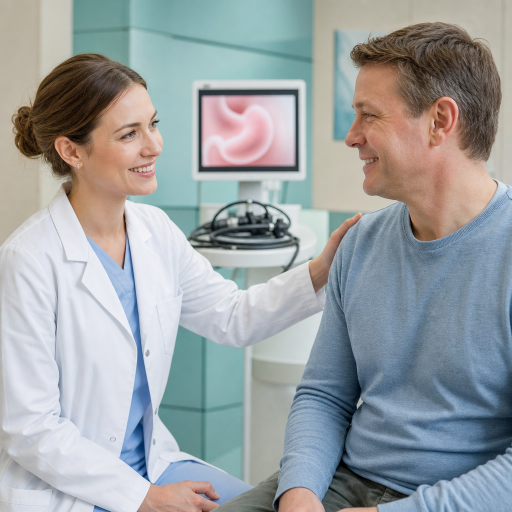
#> input picture image/google_ads/ads_endoscopy_fgds_1x1.png, 1024 x 1024 px (shown at 1/2 size)
$ python -i upload_google_ads_images.py   (imports and definitions only)
#> lines starting #> are read from the running program, lines starting #| are printed output that depends on the picture
### scripts/google_ads_client.py
"""Общий клиент Google Ads API без developer token.

С 09.09.2026 уровень доступа (у нас BASIC) висит на Cloud-проекте
OAuth-клиента, не на токене. Заголовок developer-token больше не шлём:
в первой половине 2027 API его перестанет принимать.
"""

from __future__ import annotations

import os
from pathlib import Path

from dotenv import load_dotenv
from google.ads.googleads.client import GoogleAdsClient

ROOT = Path(__file__).resolve().parents[1]
load_dotenv(ROOT / ".env", override=True)

REQUIRED = (
    "GOOGLE_ADS_CLIENT_ID",
    "GOOGLE_ADS_CLIENT_SECRET",
    "GOOGLE_ADS_REFRESH_TOKEN",
    "GOOGLE_ADS_LOGIN_CUSTOMER_ID",
    "GOOGLE_ADS_CUSTOMER_ID",
)


def missing_env() -> list[str]:
    return [k for k in REQUIRED if not (os.getenv(k) or "").strip()]


def customer_id() -> str:
    return os.environ["GOOGLE_ADS_CUSTOMER_ID"].strip().replace("-", "")


def login_customer_id() -> str:
    return os.environ["GOOGLE_ADS_LOGIN_CUSTOMER_ID"].strip().replace("-", "")


# [4 lines left out: function cloud_project_number, not called in this run]


def load_client() -> GoogleAdsClient:
    missing = missing_env()
    if missing:
        raise SystemExit(
            "[error] Не хватает в .env: "
            + ", ".join(missing)
            + "\nИнструкция: docs/GOOGLE_ADS_SETUP.md"
        )
    return GoogleAdsClient.load_from_dict(
        {
            "client_id": os.environ["GOOGLE_ADS_CLIENT_ID"].strip(),
            "client_secret": os.environ["GOOGLE_ADS_CLIENT_SECRET"].strip(),
            "refresh_token": os.environ["GOOGLE_ADS_REFRESH_TOKEN"].strip(),
            "login_customer_id": login_customer_id(),
            "use_proto_plus": True,
        }
    )

### scripts/upload_google_ads_images.py
#!/usr/bin/env python3
"""Upload google_ads creatives into matching PMax asset groups + Search ad groups."""
from __future__ import annotations

import sys
from io import BytesIO
from pathlib import Path

from google.ads.googleads.errors import GoogleAdsException
from PIL import Image

from scripts.google_ads_client import customer_id, load_client, login_customer_id

ROOT = Path(__file__).resolve().parents[1]
IMG_DIR = ROOT / "image" / "google_ads"

# [1 line that did not run here, left out]
# [1 line that did not run here, left out]
# [1 line that did not run here, left out]

# [1 line that did not run here, left out]
# [1 line that did not run here, left out]
# [1 line that did not run here, left out]
# [1 line that did not run here, left out]
# [1 line that did not run here, left out]
# [1 line that did not run here, left out]

# PMax asset_group_id -> image stems (files under image/google_ads)
PMAX_MAP: dict[int, list[str]] = {
    # ФГДС / эндоскопия
    6618409161: [
        "ads_endoscopy_fgds_1x1",
        "ads_endoscopy_fgds_v2_1x1",
        "ads_colonoscopy_1x1",
        "endoscopy_happy_consult_1x1",
        "endoscopy_happy_doctor_patient_1x1",
        "endoscopy_happy_clinic_16x9",
    ],
    # Gynecology
    6492680232: ["ads_gynecology_1x1", "ads_gynecology_v2_1x1"],
    # Urology
    6491751130: ["ads_urology_1x1", "ads_urology_v2_1x1"],
    # Spravki
    6724845462: [
        "ads_spravki_school_1x1",
        "ads_spravki_school_boy_1x1",
        "ads_spravki_abiturent_1x1",
        "ads_spravki_kindergarten_1x1",
        "ads_spravki_1x1",
    ],
    # Phlebology
    6490911764: ["ads_phlebology_1x1", "ads_phlebology_v2_1x1"],
    # LOR
    6522836532: ["ads_lor_1x1", "ads_lor_v2_1x1"],
    # Laser
    6497858511: ["ads_laser_1x1", "ads_laser_v2_1x1", "ads_general_clinic_16x9"],
    # Neurology
    6525336331: ["ads_neurology_1x1", "ads_neurology_v2_1x1"],
    # Endocrinology
    6495436623: ["ads_endocrinology_1x1", "ads_endocrinology_v2_1x1"],
}

# Search ad_group_id -> stems (AD_IMAGE)
SEARCH_AG_MAP: dict[int, list[str]] = {
    163444539598: [  # Эндоскопия
        "ads_endoscopy_fgds_1x1",
        "ads_endoscopy_fgds_v2_1x1",
        "endoscopy_happy_consult_1x1",
    ],
    204146025972: ["ads_colonoscopy_1x1", "ads_colonoscopy_v2_1x1"],  # Колоноскопия
    201683003489: [
        "ads_gastroenterologist_1x1",
        "ads_gastroenterologist_v2_1x1",
    ],  # Гастроэнтеролог
    154170402610: ["ads_gynecology_1x1", "ads_gynecology_v2_1x1"],  # Гинеколог_wk
    154170402650: ["ads_gynecology_1x1", "ads_gynecology_v2_1x1"],  # konsult
    158220197919: ["ads_urology_1x1", "ads_urology_v2_1x1"],  # Уролог konsult
    158220197959: ["ads_urology_1x1", "ads_urology_v2_1x1"],
    161700564858: [  # Справки
        "ads_spravki_school_1x1",
        "ads_spravki_abiturent_1x1",
        "ads_spravki_kindergarten_1x1",
        "ads_spravki_school_boy_1x1",
    ],
    160396002193: ["ads_phlebology_1x1", "ads_phlebology_v2_1x1"],
    164914517474: ["ads_lor_1x1", "ads_lor_v2_1x1"],
    162013236680: ["ads_laser_1x1", "ads_laser_v2_1x1"],
    168001575823: ["ads_neurology_1x1", "ads_neurology_v2_1x1"],
    159512495992: ["ads_endocrinology_1x1", "ads_endocrinology_v2_1x1"],
    159843160777: ["ads_cardiology_1x1", "ads_cardiology_v2_1x1"],
    164528329630: ["ads_therapy_1x1", "ads_therapy_v2_1x1"],
    162702188380: ["ads_proctology_1x1", "ads_proctology_v2_1x1"],
    159565555117: ["ads_allergology_1x1", "ads_allergology_v2_1x1"],
    196762490817: ["ads_ultrasound_1x1", "ads_ultrasound_v2_1x1"],
}

# Also attach landscape to Search campaign-level AD_IMAGE
SEARCH_CAMP = 21018894876
SEARCH_CAMP_IMAGES = ["ads_general_clinic_16x9", "ads_demand_gen_clinic_1x1", "ads_demand_gen_v2_1x1"]


def log(msg: str) -> None:
    print(msg, flush=True)


# [21 lines left out: functions find_file, to_square_jpeg, not called in this run]


def to_landscape_jpeg(path: Path, width: int = 1200, height: int = 628) -> bytes:
    """1.91:1 marketing image — cover crop."""
#> called with width = 1200, height = 628
    im = Image.open(path).convert("RGB")
#> im is the input picture: PIL image 1024x1024 RGB; mean R, G, B 155.4, 161.2, 163.5
    target_ratio = width / height
    w, h = im.size
#> w = 1024; h = 1024
    ratio = w / h
#> ratio = 1
    if ratio > target_ratio:
        new_w = int(h * target_ratio)
        left = (w - new_w) // 2
        im = im.crop((left, 0, left + new_w, h))
    else:
        new_h = int(w / target_ratio)
#> new_h = 535
        top = (h - new_h) // 2
#> top = 244
        im = im.crop((0, top, w, top + new_h))
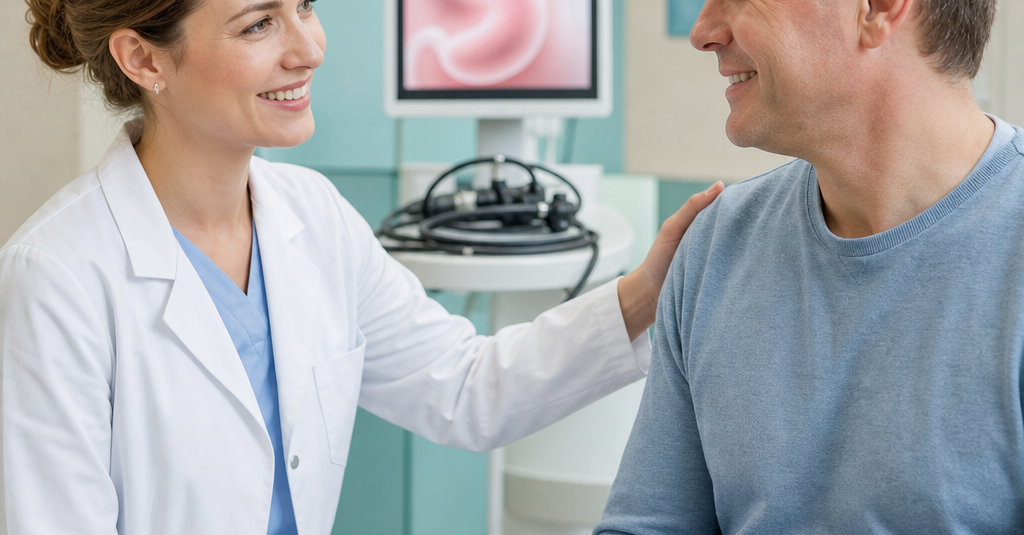
#> im: PIL image 1024x535 RGB; mean R, G, B 165.9, 168, 170.5
    im = im.resize((width, height), Image.Resampling.LANCZOS)
#> im: PIL image 1200x628 RGB
    buf = BytesIO()
    im.save(buf, format="JPEG", quality=90)
    return buf.getvalue()


# [8 lines left out: function upload_image_asset, not called in this run]


# cache stem -> {square_rn, landscape_rn}
_cache: dict[str, dict[str, str]] = {}


# [138 lines left out: functions assets_for, link_pmax, link_search_ag, link_campaign_ad_image, main, not called in this run]


# [2 lines not run here, left out]

>>> result = to_landscape_jpeg('../image/google_ads/ads_endoscopy_fgds_1x1.png')

$ run again, on image/google_ads/ads_allergology_1x1.png
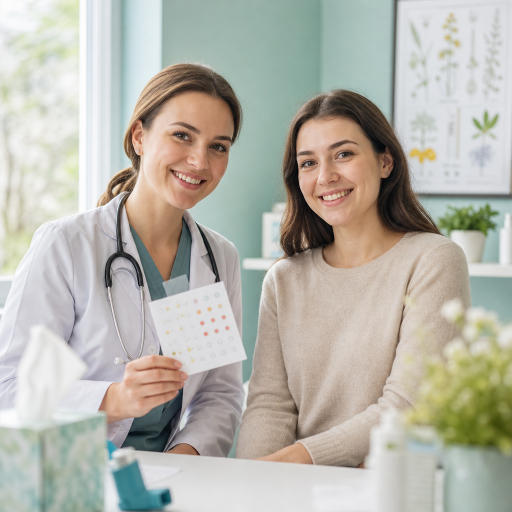
#> input picture image/google_ads/ads_allergology_1x1.png, 1024 x 1024 px (shown at 1/2 size)
#> in to_landscape_jpeg, im is the input picture: PIL image 1024x1024 RGB; mean R, G, B 182.5, 180.8, 171.1
#> in to_landscape_jpeg, `im = im.crop((0, top, w, top + new_h))`:
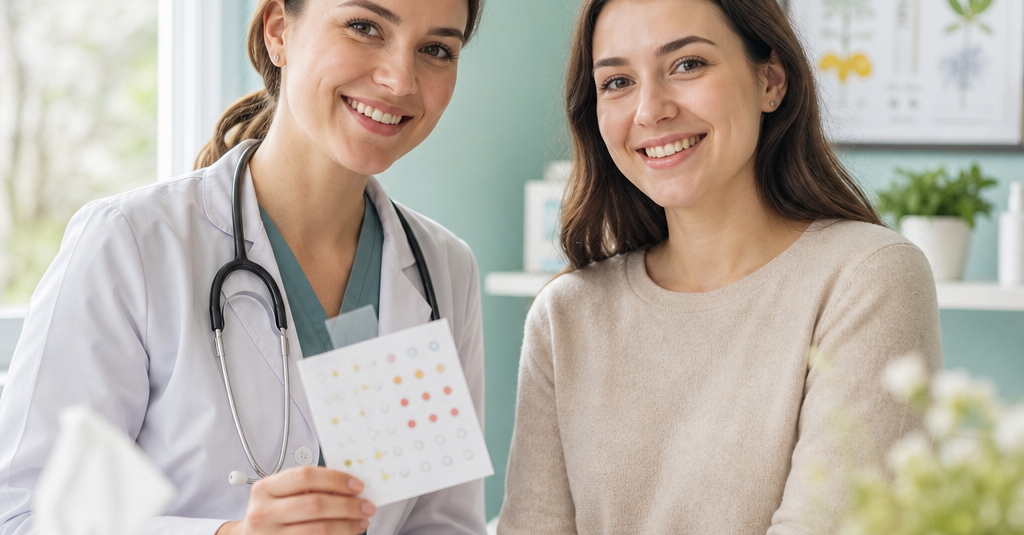
#> im: PIL image 1024x535 RGB; mean R, G, B 184.4, 176.4, 165.9

$ run again, on image/google_ads/ads_allergology_v2_1x1.png
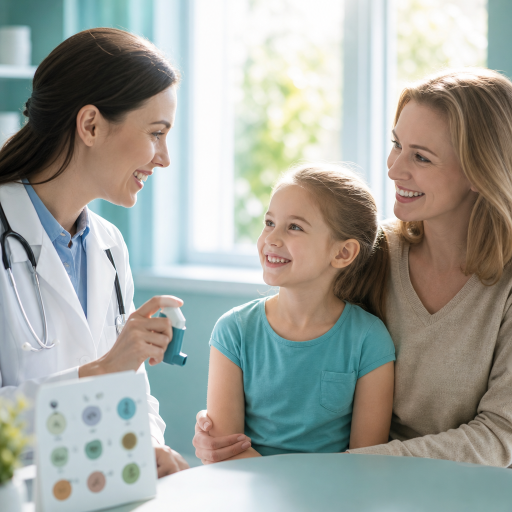
#> input picture image/google_ads/ads_allergology_v2_1x1.png, 1024 x 1024 px (shown at 1/2 size)
#> in to_landscape_jpeg, im is the input picture: PIL image 1024x1024 RGB; mean R, G, B 161.2, 164.2, 157.7
#> in to_landscape_jpeg, `im = im.crop((0, top, w, top + new_h))`:
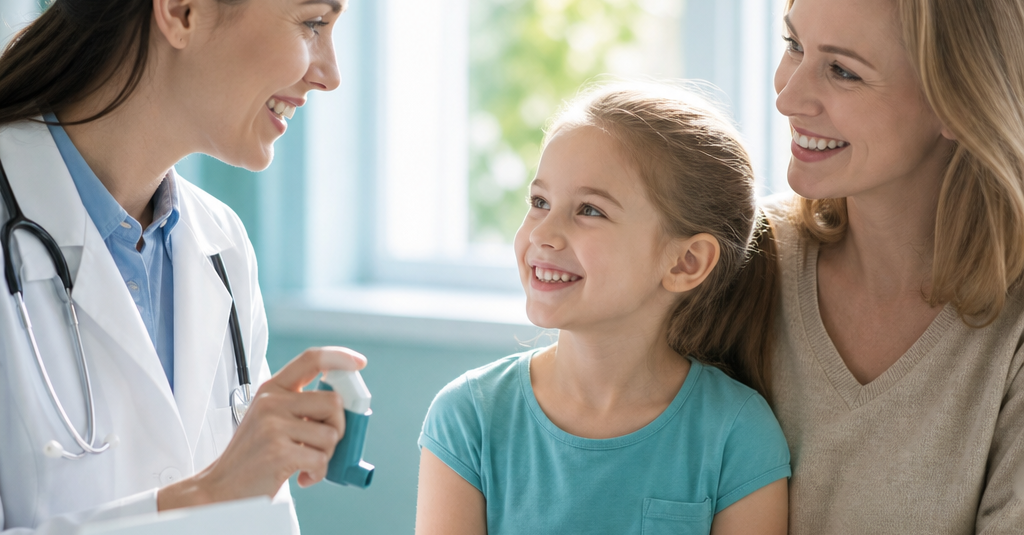
#> im: PIL image 1024x535 RGB; mean R, G, B 157.5, 155.2, 147.2

$ run again, on image/google_ads/ads_cardiology_1x1.png
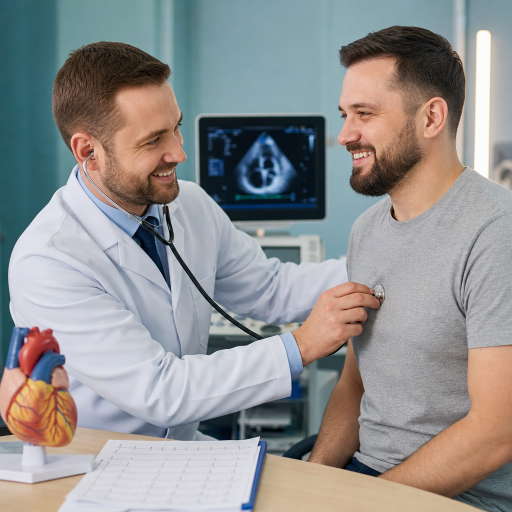
#> input picture image/google_ads/ads_cardiology_1x1.png, 1024 x 1024 px (shown at 1/2 size)
#> in to_landscape_jpeg, im is the input picture: PIL image 1024x1024 RGB; mean R, G, B 145.5, 145.1, 144.8
#> in to_landscape_jpeg, `im = im.crop((0, top, w, top + new_h))`:
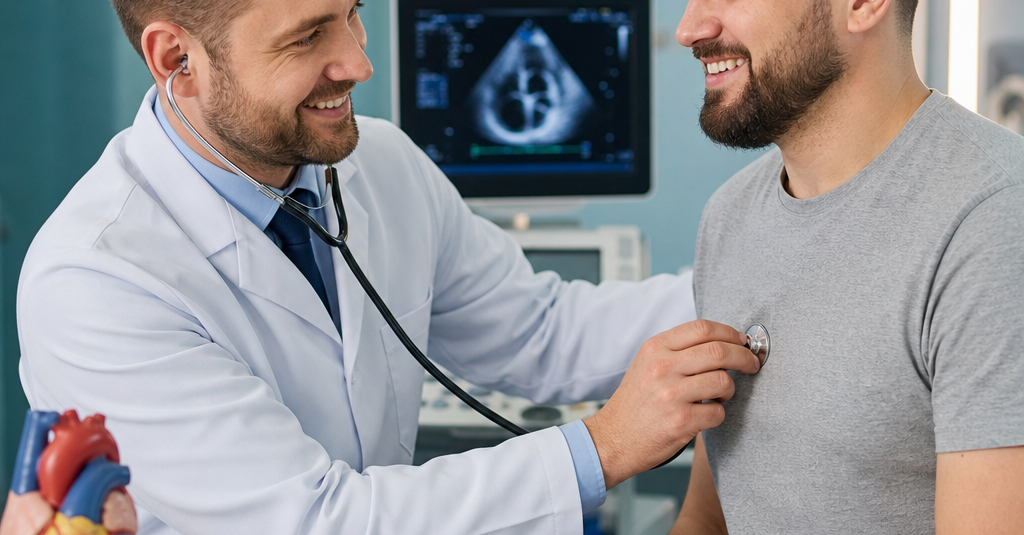
#> im: PIL image 1024x535 RGB; mean R, G, B 148, 147.3, 150.3
